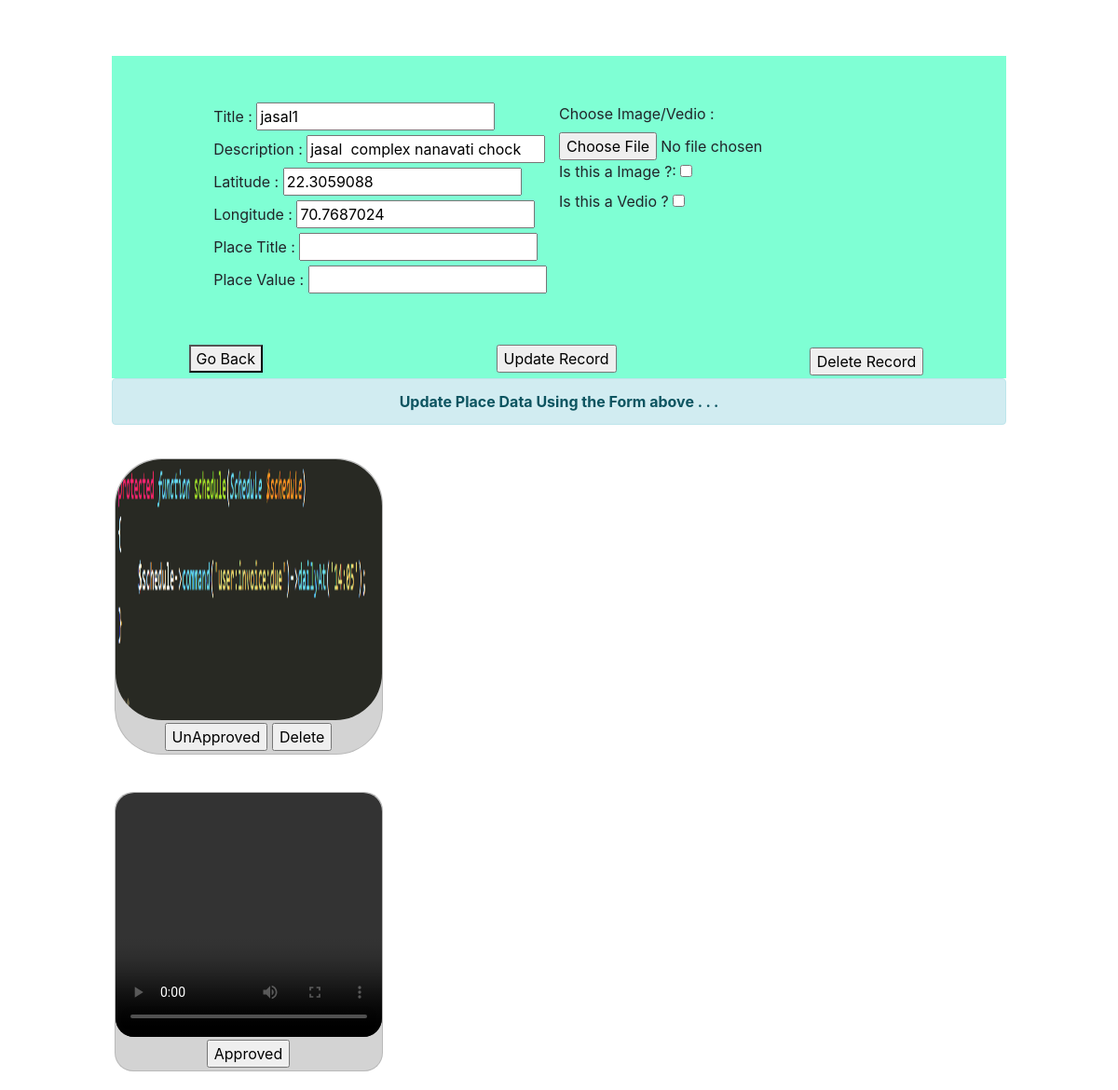
The page /Approvedlist/212/ (signed in) on the database its author committed.
### myapp/models.py (models this page shows, shortened)
class myapp(models.Model):
    title = models.CharField(max_length=100,default=' ')
    description = models.CharField(max_length=1000,default=' ')
    longitude=models.CharField(max_length=1000,default=0)
    latitude=models.CharField(max_length=1000,default=0)
    placetitle=models.CharField(max_length=1000,default= ' ')
    placevalue=models.CharField(max_length=1000,default=' ')
    class Meta:
        db_table = 'placeDb'

class imageLoc(models.Model):
    place_id = models.IntegerField()
    imageLocation = models.FileField(upload_to="images/",default=' ',blank = False)
    status = models.CharField(max_length = 1000 , default = " ")
    class Meta:
        db_table = 'imageDb'

class VideoLoc(models.Model):
    place_id = models.IntegerField()
    vedioLocation = models.FileField(upload_to="vedios/",default=' ',blank = False)
    status = models.CharField(max_length = 1000 , default = " ")
    class Meta:
        db_table = 'vedioDb'

### myapp/views.py (the view, shortened to what this page needs)
# urls.py: path('Approvedlist/<int:num>/',views.admin_result,name='admin_result'),
def admin_result(request,num=0,message=""):
    if request.user.is_authenticated:
        if num!=0:                  #checking for new entry (0 == new entry)
            data = myapp.objects.get(id=num)                  #getting place details from mpapp  to use in default value
            data_form = myappForm()                           #loading myapp form it will be used for updation time
            imgData = imageLoc.objects.filter(place_id=int(num))          #loading images and videos of that places using place id
            vdoData = VideoLoc.objects.filter(place_id=int(num))
            form = imgVDFileForm()                                        #loading imgVDFileForm form for taking in new image or vedio input
            message = "Update Place Data Using the Form above . . ." if message == "" else message
            values = { "title" : data.title , "description" : data.description , "place_id" : num ,"message" : message ,"latitude":data.latitude,'longitude':data.longitude,'placetitle':data.placetitle,'placevalue':data.placevalue}
            res = { "data_form" : data_form, "form" : form , "imgData" : imgData, "value":values , "vdoData" : vdoData}
            return render(request,'admin_result.html',{'res':res})        #rendering admin_result.html
    else:
        form = LoginForm()
        message = "Please Login for Moving Further"
        return render(request,'registration/login.html',{"form":form,"message" : message})

### myapp/templates/admin_result.html (shortened to what this page needs)
<!DOCTYPE html>
<html lang="en">
<head>
    <link rel="stylesheet" href="https://stackpath.bootstrapcdn.com/bootstrap/4.3.1/css/bootstrap.min.css"
>
</head>
<body>
    <div class="conatiner" style="">
        <form method="POST" action="{% url 'Insert_data' %}" enctype="multipart/form-data">
            <div class="conatiner" style="width: 100% ;padding-left:10%;padding-right:10%;padding-top:5%; ">
                <div class="" style="background-color: aquamarine">
                    <div class="row" style="padding: 50px">
                        <div class="col-1"></div>
                        <div class="col-5">
                            <div class="row">
                                <div class="col-12">
                                    <div class="row">
                                        <div class="fieldWrapper">
                                            <label for="{{ res.data_form.title.id_for_label }}"> Title :</label>
                                            <input type="text" name="title" value="{{ res.value.title }}"
                                                maxlength="100" required id="id_title">
                                        </div>
                                    </div>
                                </div>
                            </div>
                            <div class="row">
                                <div class="col-12">
                                    <div class="row">
                                        <div class="fieldWrapper">
                                            <label for="{{ res.data_form.description.id_for_label }}"> Description
                                                :</label>
                                            <input type="text" name="description" value="{{ res.value.description }}"
                                                maxlength="1000" required id="id_description">
                                        </div>
                                    </div>
                                </div>
                            </div>
                            <div class="row">
                                <div class="col-12">
                                    <div class="row">
                                        <div class="fieldWrapper">
                                            <label for="{{ res.data_form.latitude.id_for_label }}"> Latitude
                                                :</label>
                                            <input type="text" name="latitude" value="{{ res.value.latitude }}"
                                                maxlength="1000" required id="id_latitude">
                                        </div>
                                    </div>
                                </div>
                            </div>
                            <div class="row">
                                <div class="col-12">
                                    <div class="row">
                                        <div class="fieldWrapper">
                                            <label for="{{ res.data_form.longitude.id_for_label }}"> Longitude
                                                :</label>
                                            <input type="text" name="longitude" value="{{ res.value.longitude }}"
                                                maxlength="1000" required id="id_longitude">
                                        </div>
                                    </div>
                                </div>
                            </div>
                            <div class="row">
                                <div class="col-12">
                                    <div class="row">
                                        <div class="fieldWrapper">
                                            <label for="{{ res.data_form.placetitle.id_for_label }}"> Place Title
                                                :</label>
                                            <input type="text" name="placetitle" value="{{ res.value.placetitle }}"
                                                maxlength="1000" required id="id_placetitle">
                                        </div>
                                    </div>
                                </div>
                            </div>
                            <div class="row">
                                <div class="col-12">
                                    <div class="row">
                                        <div class="fieldWrapper">
                                            <label for="{{ res.data_form.placevalue.id_for_label }}"> Place Value
                                                :</label>
                                            <input type="text" name="placevalue" value="{{ res.value.placevalue }}"
                                                maxlength="1000" required id="id_placevalue">
                                        </div>
                                    </div>
                                </div>
                            </div>
                        </div>
                        <div class="col-6">
                            <div class="row">
                                <div class="col-12">
                                    <div class="row">
                                        <div class="fieldWrapper">
                                            <label for="{{ res.form.file.id_for_label }}">Choose Image/Vedio :</label>
                                            {{ res.form.file }}
                                        </div>
                                    </div>
                                    <div class="row">
                                        <div class="fieldWrapper">
                                            <label for="{{ res.form.img.id_for_label }}">Is this a Image ?:</label>
                                            {{ res.form.img }}
                                        </div>
                                    </div>
                                    <div class="row">
                                        <div class="fieldWrapper">
                                            <label for="{{ res.form.vdo.id_for_label }}">Is this a Vedio ?</label>
                                            {{ res.form.vdo }}
                                        </div>
                                    </div>
                                </div>
                            </div>
                        </div>
                    </div>
                    <div class="row" style="">
                        <div class="col-1"></div>
                        <div class="col-4">
                            <div class="button-container">
                                <a style="text-decoration: none" href="{% url 'index' %}">
                                    <button type="button" class="button" value="Go back">Go Back</button>
                                </a>
                            </div>
                        </div>
                        <div class="col-4">
                            <input type="submit" value="Update Record">
                        </div>
                        <div class="col-2" style="text-align: center;padding: 3px;">
                            <input id=deleterecord name="search"
                                onclick='ajaxFun("{{ res.value.place_id }}","Delete","record")' class="" type="button"
                                value="Delete Record">
                        </div>
                        <div class="col-1"></div>
                    </div>
                </div>
                <div class="alert alert-info" style="text-align: center;">
                    <strong>{{ res.value.message }}</strong>
                </div>
            </div>
            <div class="">
                <div class="row">
                    <div class="col-1"></div>
                    <div class="col-10 conatiner">
                        <div class="" style="width:100%;">
                            <div id=''>
                                {% for imgvalues in res.imgData %}
                                <div id={{ imgvalues.id }}card class="" style="padding: 20px; float: left;">
                                    <div class="card"
                                        style="width: 18rem;min-height: 300px;border-radius: 50px;background-color: lightgrey">
                                        <div class="" style="height: 280px;">
                                            <a href="/static/media/{{ imgvalues.imageLocation  }}">
                                                <img class="card-img-top"
                                                    src="/static/media/{{ imgvalues.imageLocation  }}"
                                                    alt="Card image cap" style="height:100%;border-radius: 50px;">
                                            </a>
                                        </div>
                                        <div class="card-body" style="text-align: center;padding: 3px;">
                                            <input id={{ imgvalues.id }}status name="search"
                                                onclick='ajaxFun("{{ imgvalues.id }}","","image")' class=""
                                                type="button" value="{{ imgvalues.status }}">
                                            <input id={{ imgvalues.id }}delete name="search"
                                                onclick='ajaxFun("{{ imgvalues.id }}","Delete","image")' class=""
                                                type="button" value="Delete">
                                        </div>
                                    </div>
                                </div>
                                {% endfor %}
                            </div>
                        </div>
                    </div>
                    <div class="col-1"></div>
                </div>
            </div>
            <div class="">
                <div class="row">
                    <div class="col-1"></div>
                    <div class="col-10 conatiner">
                        <div class="" style="width:100%;">
                            <div id=''>
                                {% for vdovalues in res.vdoData %}
                                <div class="" style="padding: 20px; float: left;">
                                    <div class="card"
                                        style="width: 18rem;height: 300px;border-radius: 20px;background-color: lightgrey">
                                        <div class="" style="height: 280px;">
                                            <video class="card-img-top" controls
                                                src="/static/media/{{ vdovalues.vedioLocation }}" alt="Card image cap"
                                                style="height:100%;border-radius: 20px;"></video>
                                        </div>
                                        <div class="card-body" style="text-align: center;padding: 3px;">
                                            <input id={{ vdovalues.id }}status name="search"
                                                onclick='ajaxFun("{{ vdovalues.id }}","{{ vdovalues.status }}","video")'
                                                class="" type="button" value="{{ vdovalues.status }}">
                                        </div>
                                    </div>
                                </div>
                                {% endfor %}
                            </div>
                        </div>
                    </div>
                    <div class="col-1"></div>
                </div>
            </div>
        </form>
    </div>
</body>
</html>

### rows shown on the page
myapp: title "jasal1", description "jasal complex nanavati chock", latitude "22.3059088", longitude "70.7687024"
imageLoc: imageLocation (picture), search "UnApproved"
VideoLoc: search "Approved"

### other values the page prints
{{ res.value.message }} "Update Place Data Using the Form above . . ."
